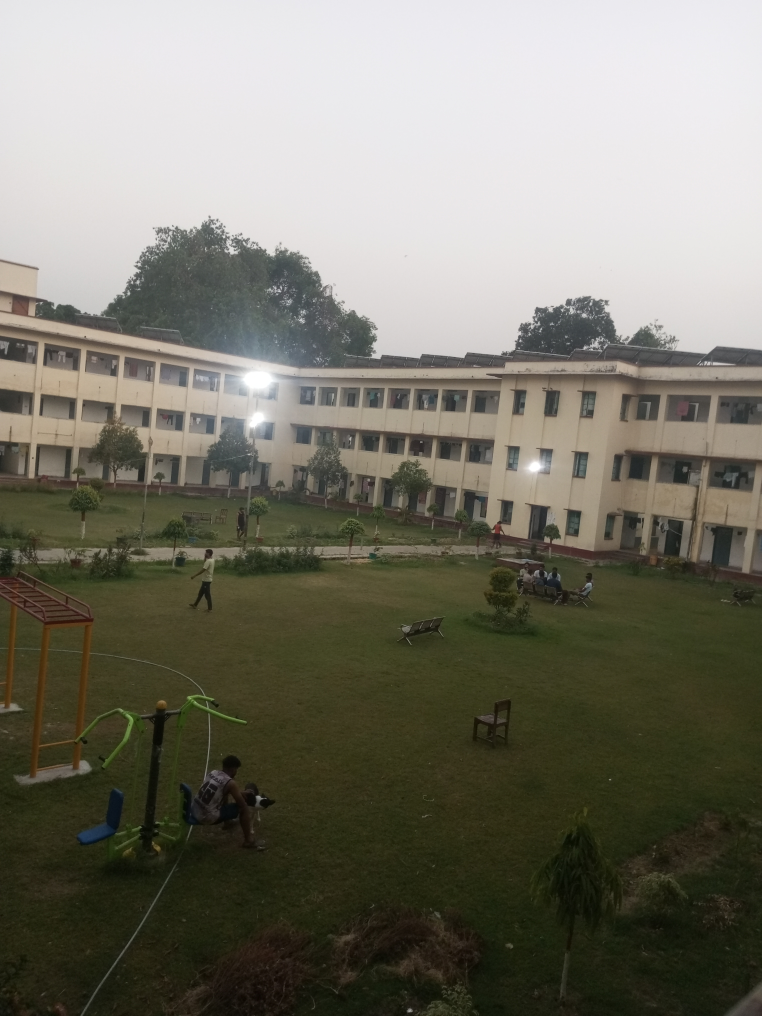
#> input picture Stitchtest (4).jpg, 3048 x 4064 px (shown at 1/4 size)
$ python C995b_Stitching.py
#> lines starting #> are read from the running program, lines starting #| are printed output that depends on the picture; long printed decimals are rounded
import cv2
import numpy as np
import matplotlib.pyplot as plt

# [12 lines of commented-out code are left out]

img1 = cv2.imread("Stitchtest (4).jpg")
#> img1 is the input picture: shape (4064, 3048, 3); mean B, G, R 105.1, 117.5, 119.5
img2 = cv2.imread("Stitchtest (5).jpg")
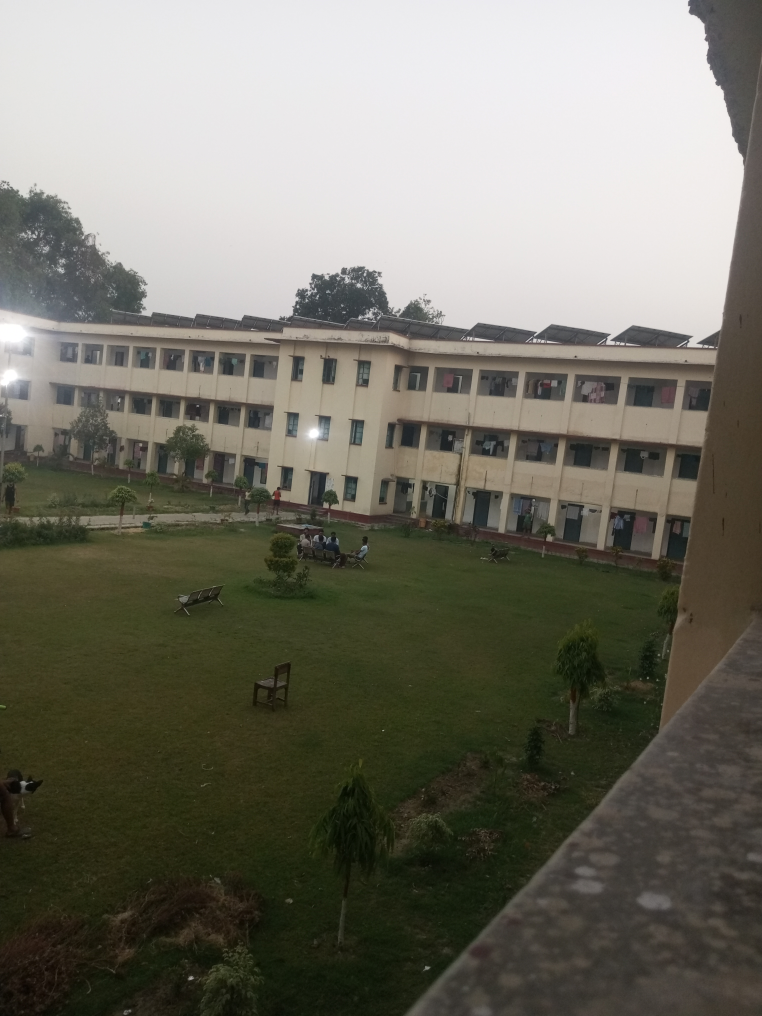
#> input picture Stitchtest (5).jpg, 3048 x 4064 px (shown at 1/4 size)
#> img2 is the input picture: shape (4064, 3048, 3); mean B, G, R 102.5, 113.8, 115.5

gray1 = cv2.cvtColor(img1, cv2.COLOR_BGR2GRAY)
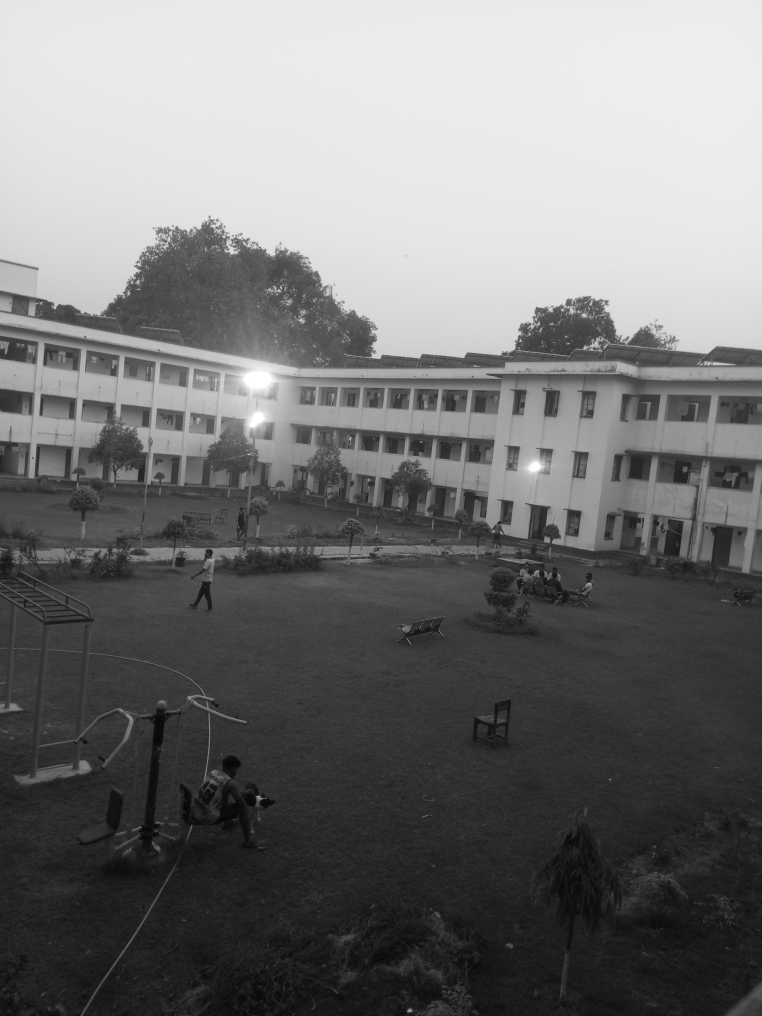
#> gray1: shape (4064, 3048) (shown at 1/4 size); min 2, max 255, mean 116.7
gray2 = cv2.cvtColor(img2, cv2.COLOR_BGR2GRAY)
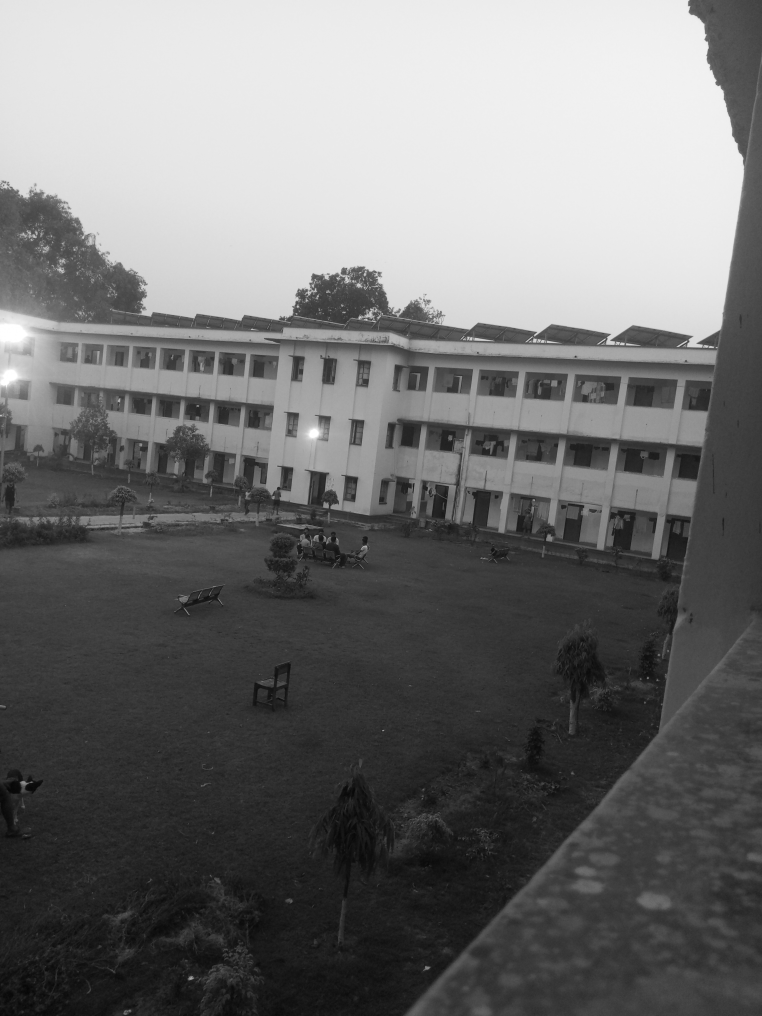
#> gray2: shape (4064, 3048) (shown at 1/4 size); min 4, max 255, mean 113.1

orb = cv2.ORB_create(3000)
kp1, des1 = orb.detectAndCompute(gray1, None)
#> kp1 = 3000 keypoints; strongest (x, y, size): (2031, 1417, 31), (2127, 1314, 31), (1147, 1202, 37.2), (2164, 1316, 44.6)
kp2, des2 = orb.detectAndCompute(gray2, None)
#> kp2 = 3000 keypoints; strongest (x, y, size): (2414, 1375, 31), (2478, 1370, 31), (2188, 1368, 37.2), (2161, 1360, 37.2)

bf = cv2.BFMatcher(cv2.NORM_HAMMING, crossCheck=True)
matches = bf.match(des1, des2)
#> matches = 1257 matches
matches = sorted(matches, key=lambda x: x.distance)

good_matches = matches[:int(len(matches) * 0.2)]
#> good_matches = 251 matches

similarity_score = len(good_matches) / len(matches)
#> similarity_score = 0.2
print("Similarity Score:", similarity_score)
#| Similarity Score: 0.1997

pts1 = np.float32([kp1[m.queryIdx].pt for m in good_matches]).reshape(-1,1,2)
#> pts1 = 251 rows, first 8: [2141.3, 1277.3], [2196.5, 2028.1], [2324.2, 1248.5], [2389.8, 1368.6], [2048.4, 2006.6], [1197.6, 1278], [2370, 1388.4], [2412.3, 1226.9]
pts2 = np.float32([kp2[m.trainIdx].pt for m in good_matches]).reshape(-1,1,2)
#> pts2 = 251 rows, first 8: [1248.5, 1143.4], [1311.4, 1891.9], [1422.7, 1127.5], [1486.1, 1251.1], [1167.5, 1872.2], [231.6, 1075.2], [1467.6, 1269.6], [1505.1, 1112.8]

H, _ = cv2.findHomography(pts2, pts1, cv2.RANSAC, 5.0)
#> H = [[0.721, -0.0421, 1028.3], [-0.17, 0.85, 361.6], [-8.42e-05, -1.45e-05, 1]]

h1, w1 = img1.shape[:2]
#> h1 = 4064; w1 = 3048
h2, w2 = img2.shape[:2]
#> h2 = 4064; w2 = 3048

result = cv2.warpPerspective(img2, H, (w1 + w2, h1))
result[0:h1, 0:w1] = img1

gray = cv2.cvtColor(result, cv2.COLOR_BGR2GRAY)
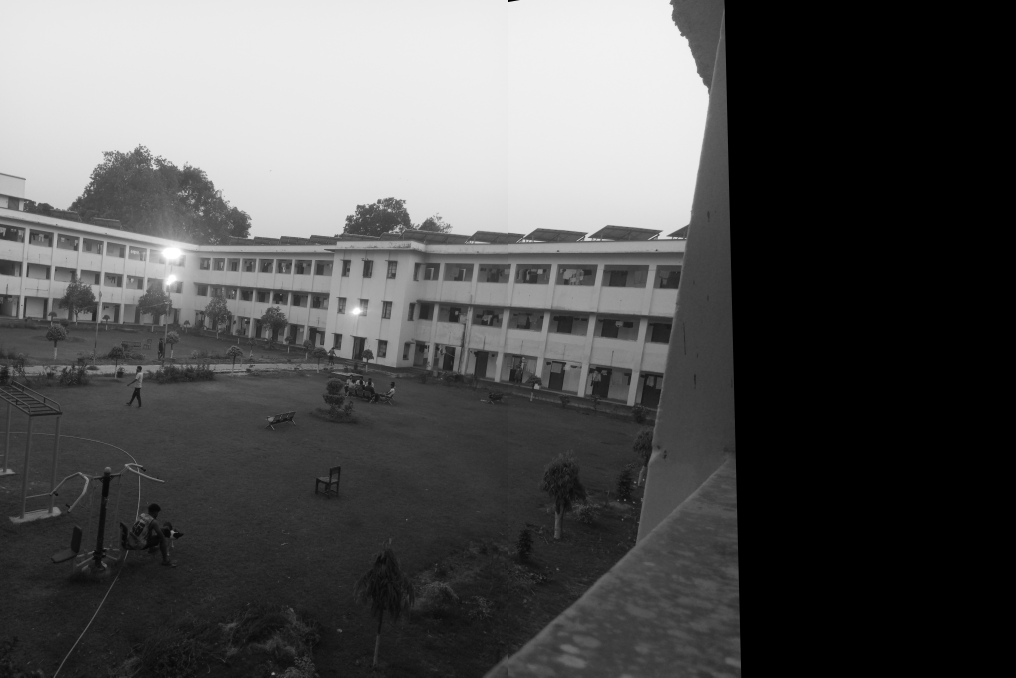
#> gray: shape (4064, 6096) (shown at 1/6 size); min 0, max 255, mean 84.3

h, w = gray.shape
#> h = 4064; w = 6096

last_col = w - 1
#> last_col = 6095
for col in range(w - 1, -1, -1):
    if np.any(gray[:, col] > 0):
        last_col = col
        break

cropped_result = result[:, :last_col + 1]
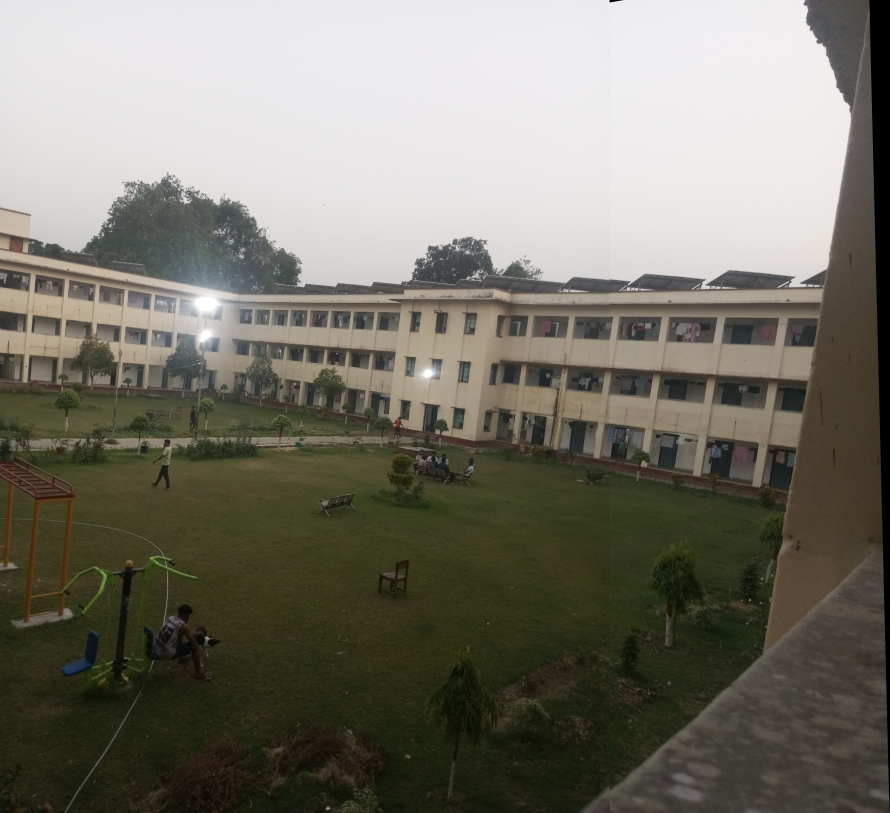
#> cropped_result: shape (4064, 4448, 3) (shown at 1/5 size); mean B, G, R 104.9, 116, 118.6

match_img = cv2.drawMatches(img1, kp1, img2, kp2, good_matches, None)
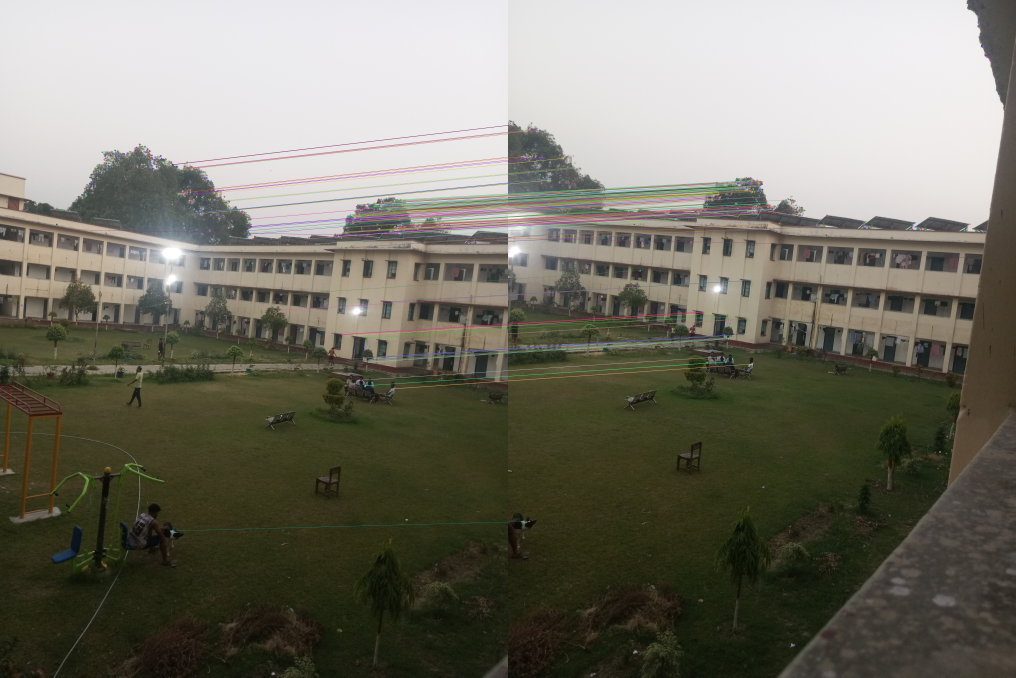
#> match_img: shape (4064, 6096, 3) (shown at 1/6 size); mean B, G, R 103.4, 115.3, 117.3

match_rgb = cv2.cvtColor(match_img, cv2.COLOR_BGR2RGB)
result_rgb = cv2.cvtColor(cropped_result, cv2.COLOR_BGR2RGB)


plt.figure(figsize=(20,10))

#NOTE: OpenCV uses BGR format, but Matplotlib uses RGB, so we need to convert before displaying
img1_rgb = cv2.cvtColor(img1, cv2.COLOR_BGR2RGB)
img2_rgb = cv2.cvtColor(img2, cv2.COLOR_BGR2RGB)

plt.subplot(2,2,1)
plt.imshow(img1_rgb)
plt.title("Feature Matches")
plt.axis("off")

plt.subplot(2,2,2)
plt.imshow(img2_rgb)
plt.title("Feature Matches")
plt.axis("off")

plt.subplot(2,2,3)
plt.imshow(match_rgb)
plt.title("Feature Matches")
plt.axis("off")

plt.subplot(2,2,4)
plt.imshow(result_rgb)
plt.title("Final Stitched")
plt.axis("off")

plt.tight_layout()
plt.show()
